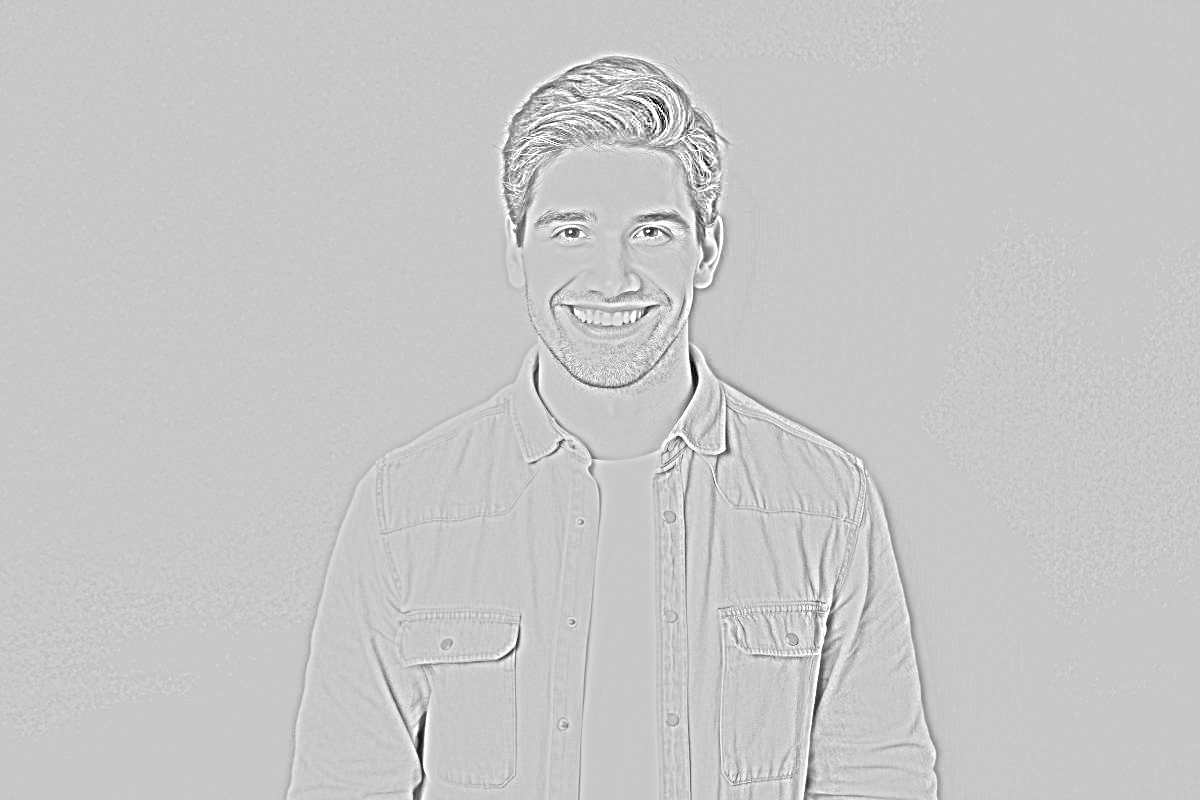
#> input picture output/sketch.png, 1200 x 800 px
$ python sketch.py output/sketch.png
#> lines starting #> are read from the running program, lines starting #| are printed output that depends on the picture
import cv2
import os
import argparse

def image_to_sketch(input_path, output_path="output/sketch.png", intensity=256, color=False):

#> called with input_path = 'output/sketch.png', output_path = 'output/sketch.png', intensity = 256, color = False
    img = cv2.imread(input_path)
#> img is the input picture: shape (800, 1200, 3); min 0, max 255, mean 199.4
    if img is None:
        raise FileNotFoundError(f"Image not found: {input_path}")

    # Convert to grayscale
    gray = cv2.cvtColor(img, cv2.COLOR_BGR2GRAY)

    # Invert the grayscale image
    invert = cv2.bitwise_not(gray)
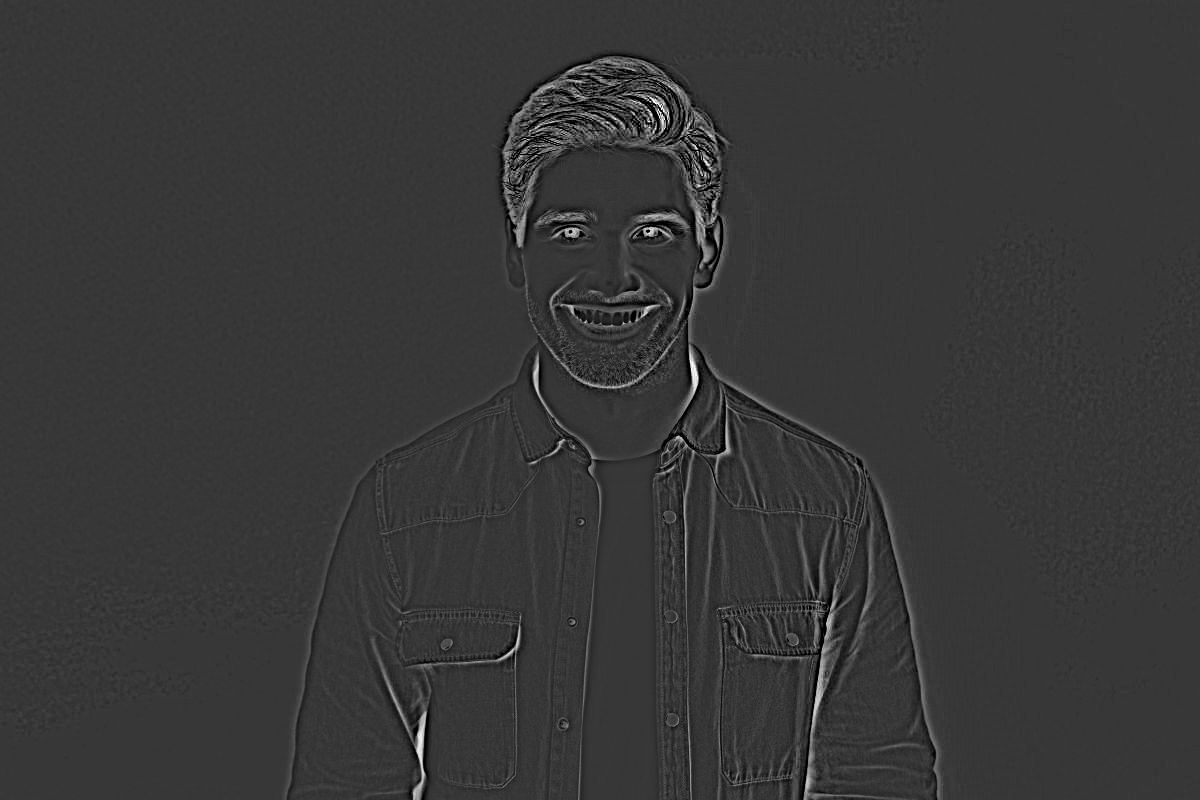
#> invert: shape (800, 1200); min 0, max 255, mean 55.6

    # Apply Gaussian blur
    blur = cv2.GaussianBlur(invert, (21, 21), 0)

    # Invert the blurred image
    inverted_blur = cv2.bitwise_not(blur)

    # Create pencil sketch
    sketch_gray = cv2.divide(gray, inverted_blur, scale=intensity)
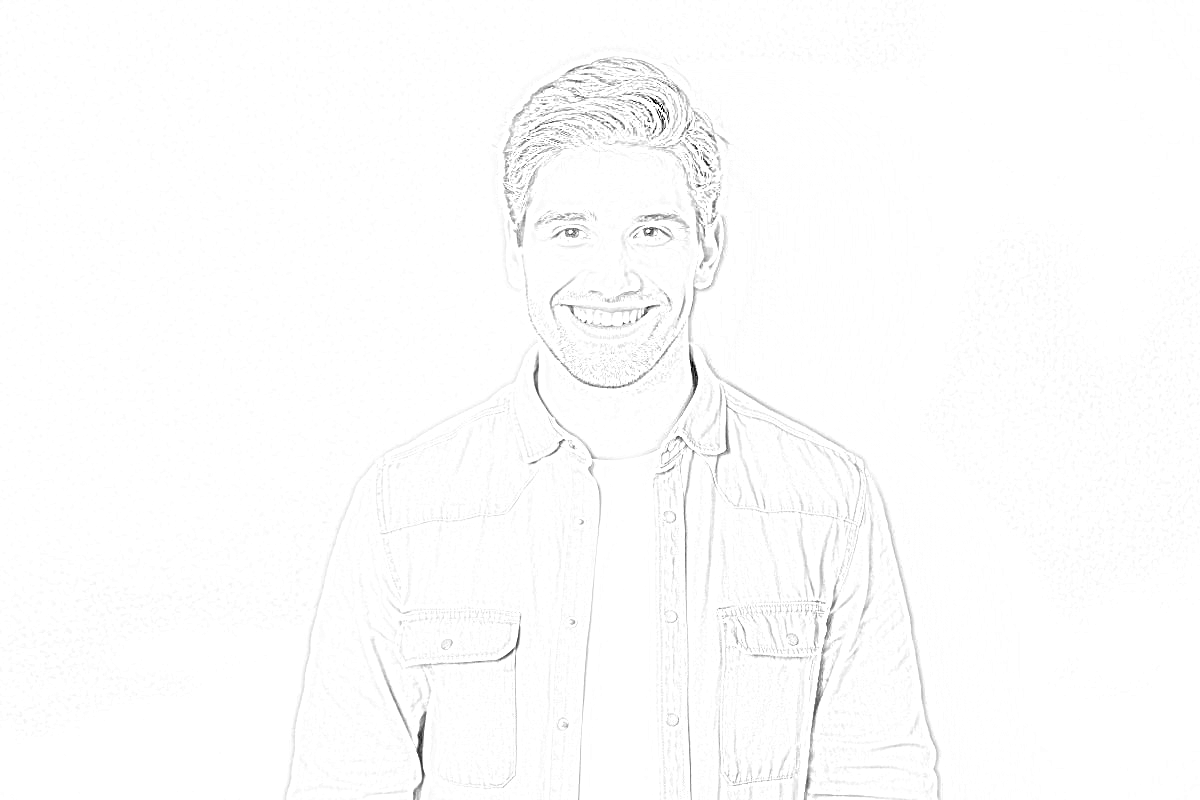
#> sketch_gray: shape (800, 1200); min 0, max 255, mean 252.8

    if color:
        sketch_color = cv2.cvtColor(sketch_gray, cv2.COLOR_GRAY2BGR)
        sketch = cv2.multiply(sketch_color, img, scale=1/256.0)
    else:
        sketch = sketch_gray

    # Ensure output folder exists
    os.makedirs(os.path.dirname(output_path), exist_ok=True)

    # Save the sketch
    cv2.imwrite(output_path, sketch)
    print(f"✅ Sketch saved at: {output_path}")

    # Display preview
    cv2.imshow("Original Image", img)
    cv2.imshow("Sketch", sketch)
    cv2.waitKey(0)
    cv2.destroyAllWindows()


if __name__ == "__main__":
    parser = argparse.ArgumentParser(description="Convert an image to a pencil sketch.")
    parser.add_argument("input", help="Path to input image")
    parser.add_argument("-o", "--output", default="output/sketch.png", help="Path to save sketch")
    parser.add_argument("-i", "--intensity", type=int, default=256, help="Sketch intensity (default 256)")
    parser.add_argument("-c", "--color", action="store_true", help="Enable color sketch mode")

    args = parser.parse_args()
    image_to_sketch(args.input, args.output, args.intensity, args.color)
